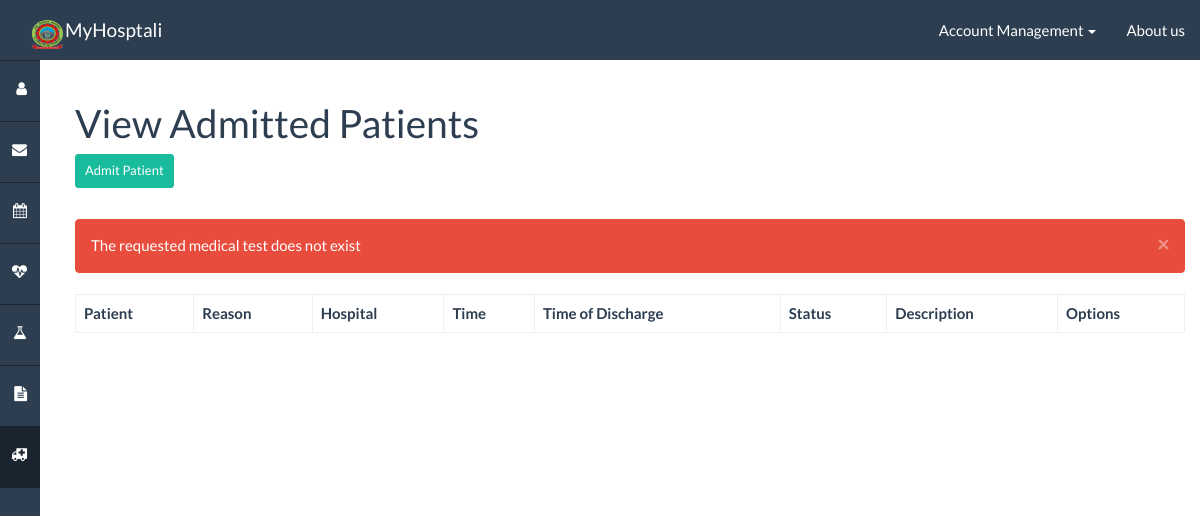
/admission/list/ (signed in), run on an earlier commit of the app's database.
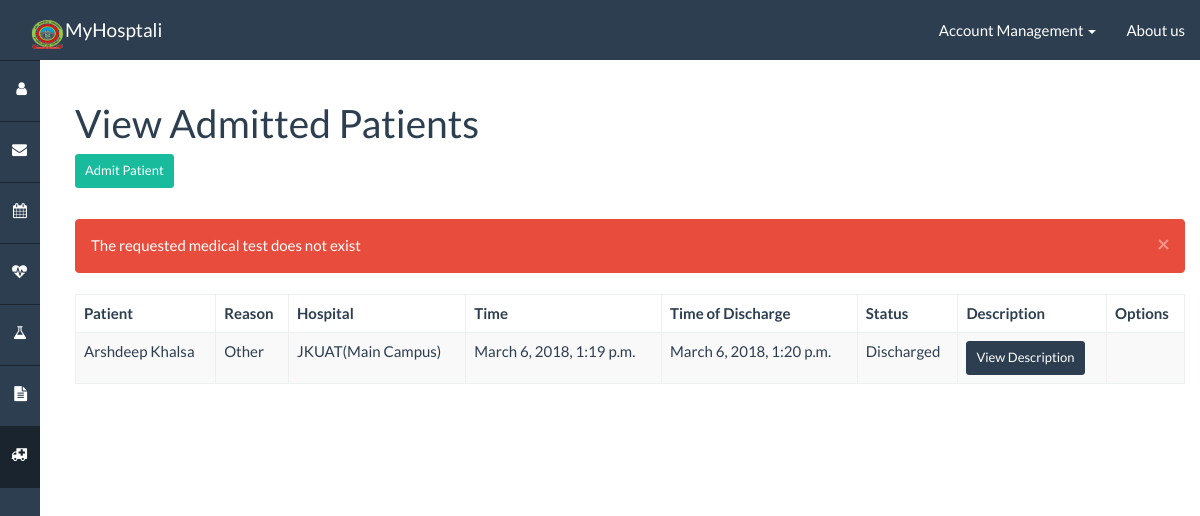
And on a later commit of the database.
### healthnet/models.py (models this page shows, shortened)
class Admission(models.Model):
    ADMISSIONREASON = (
        ('Pneumonia', "Pneumonia"),
        ('Congestive Heart Failure', "Congestive Heart Failure"),
        ('Hardening of the arteries', "Hardening of the arteries"),
        ('Heart Attack', "Heart Attack"),
        ('Chronic Obstruction Lung Disease', "Chronic Obstruction Lung Disease"),
        ('Stroke', "Stroke"),
        ('Irregular Heartbeat', "Irregular Heartbeat"),
        ('Congestive Heart Failure', "Congestive Heart Failure"),
        ('Complications of procedures, devices, implants and grafts', "Complications of procedures, devices, implants and grafts"),
        ('Mood Disorders', "Mood Disorders"),
        ('Fluid and Electrolyte Disorders', "Fluid and Electrolyte Disorders"),
        ('Urinary Infections', "Urinary Infections"),
        ('Asthma', "Asthma"),
        ('Diabetes mellitus with and without complications', "Diabetes mellitus with and without complications"),
        ('Skin Infections', "Skin Infections"),
        ('Gallbladder Disease', "Gallbladder Disease"),
        ('Gastrointestinal Bleeding', "Gastrointestinal Bleeding"),
        ('Hip Fracture', "Hip Fracture"),
        ('Appendicitis', "Appendicitis"),
        ('Other', "Other")
    )
    account = models.ForeignKey(Account, related_name="admissions_account")
    timestamp = models.DateTimeField(auto_now_add=True)
    discharged_timestamp = models.DateTimeField(null=True, blank=True)
    reason = models.CharField(max_length=20, choices=ADMISSIONREASON)
    description = models.CharField(blank=True, max_length=1000)
    hospital = models.ForeignKey(Hospital)
    active = models.BooleanField(default=True)

class Account(models.Model):
    ACCOUNT_UNKNOWN = 0
    ACCOUNT_PATIENT = 10
    ACCOUNT_NURSE = 20
    ACCOUNT_DOCTOR = 30
    ACCOUNT_ADMIN = 40
    ACCOUNT_TYPES = (
        (ACCOUNT_UNKNOWN, "Unknown"),
        (ACCOUNT_PATIENT, "Patient"),
        (ACCOUNT_NURSE, "Nurse"),
        (ACCOUNT_DOCTOR, "Doctor"),
        (ACCOUNT_ADMIN, "Admin"),
    )
    EMPLOYEE_TYPES = (
        (ACCOUNT_NURSE, "Nurse"),
        (ACCOUNT_DOCTOR, "Doctor"),
        (ACCOUNT_ADMIN, "Admin"),
    )
    role = models.IntegerField(default=0, choices=ACCOUNT_TYPES)
    profile = models.OneToOneField(Profile)
    user = models.OneToOneField(User)
    class Admin:
        list_display = (
            'role',
            'profile',
            'user'
        )

class Profile(models.Model):
    GENDER = (
        ('M', "Male"),
        ('F', "Female"),
    )
    firstname = models.CharField(blank=True, max_length=50)
    lastname = models.CharField(blank=True, max_length=50)
    insurance = models.CharField(blank=True, max_length=50)
    emergencyContactName = models.CharField(blank=True, max_length=50)
    emergencyContactNumber = models.CharField(blank=True, max_length=20)
    sex = models.CharField(blank=True, max_length=1, choices=GENDER)
    birthday = models.DateField(default=date(1000, 1, 1))
    phone = models.CharField(blank=True, max_length=20)
    allergies = models.CharField(blank=True, max_length=250)
    created = models.DateTimeField(auto_now_add=True)
    prefHospital = models.ForeignKey(Hospital, null=True, related_name="profiles_prefhospital")
    linkedEmergencyContact = models.ForeignKey('Account', null=True, related_name="profiles_contact")
    primaryCareDoctor = models.ForeignKey('Account', null=True, related_name="profiles_primarycaredoctor")
    def __str__(self):
        return self.firstname + " " + self.lastname

class Hospital(models.Model):
    name = models.CharField(max_length=50)
    phone = models.CharField(max_length=20)
    location = models.OneToOneField(Location)
    class Admin:
        list_display = (
            'name',
            'phone',
            'location'
        )

### healthnet/views_admission.py (the view, shortened to what this page needs)
# urls.py: url(r'^admission/list/$', views_admission.list_view, name='admission/list'),
def list_view(request):
    authentication_result = views.authentication_check(
        request,
        [Account.ACCOUNT_NURSE, Account.ACCOUNT_DOCTOR]
    )
    if authentication_result is not None: return authentication_result
    template_data = views.parse_session(request)
    template_data['query'] = Admission.objects.all()
    return render(request, 'healthnet/admission/list.html', template_data)

### healthnet/templatetags/app_filters.py (called while the page is built)
@register.filter(name='isAuthenticated')
def isAuthenticated(user):
    return user.is_authenticated()

### healthnet/views.py (called while the page is built)
def parse_session(request, template_data=None):
    if template_data is None:
        template_data = {}
    if request.session.has_key('alert_success'):
        template_data['alert_success'] = request.session.get('alert_success')
        del request.session['alert_success']
    if request.session.has_key('alert_danger'):
        template_data['alert_danger'] = request.session.get('alert_danger')
        del request.session['alert_danger']
    return template_data

### templates/healthnet/admission/list.html (shortened to what this page needs)
{% extends "base.html" %}
{% load app_filters %}
{% block sidebar_admission %}active{% endblock %}
{% block body_header %}
    View Admitted Patients
    <br>
    <a class="btn btn-success btn-sm" href="/admission/admit/" role="button">Admit Patient</a>
{% endblock %}
{% block body %}
    <table id="datatable" class="table table-hover table-striped table-bordered">
        <thead>
            <th>Patient</th>
            <th>Reason</th>
            <th>Hospital</th>
            <th>Time</th>
            <th>Time of Discharge</th>
            <th>Status</th>
            <th>Description</th>
            <th>Options</th>
        </thead>
        <tbody>
            {% for admission in query %}
                <tr>
                    <td>{{ admission.account.profile }}</td>
                    <td>{{ admission.reason }}</td>
                    <td>{{ admission.hospital.name }}</td>
                    <td>{{ admission.timestamp }}</td>
                    <td>{{ admission.discharged_timestamp }}</td>
                    <td>{% if admission.active %}Admitted{% else %}Discharged{% endif %}</td>
                    <td>
                        <button onclick="proxyDesc{{ admission.pk }}()" type="button" class="btn btn-primary btn-sm" data-toggle="modal" data-target="#form-modal">View Description</button></td>
                    <td>
                    </td>
                </tr>
            {% endfor %}
        </tbody>
    </table>
{% endblock %}

What changed in the data, as far as the page shows it:
added Admission: account.profile "Arshdeep Khalsa", reason "Other", hospital.name "JKUAT(Main Campus)", timestamp "March 6, 2018, 1:19 p.m.", discharged_timestamp "March 6, 2018, 1:20 p.m.", active "Discharged"
